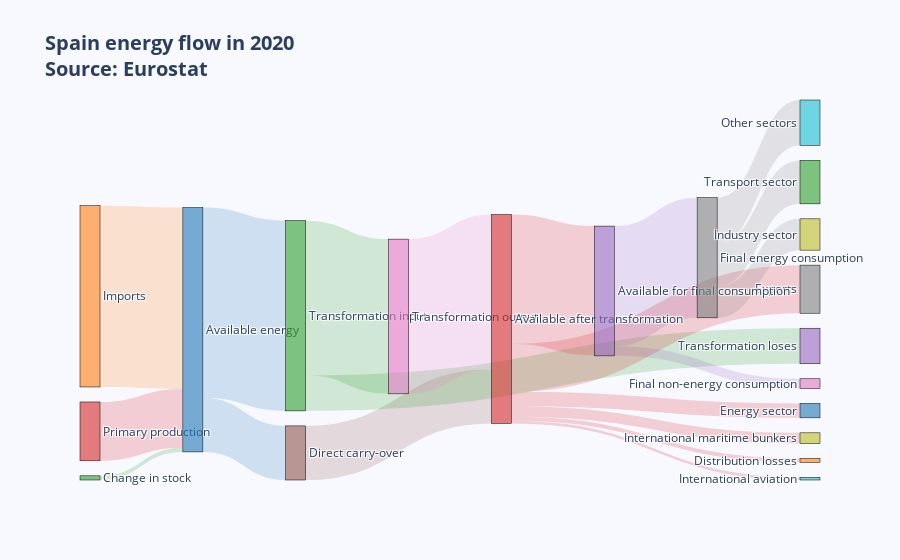

Source (notebook cell):
### Code cell
import pandas as pd
import plotly.graph_objects as go


df = pd.read_csv('Relaciones.csv', sep=';')
df_labels = pd.read_csv('Labels.csv', sep=';')

labels = []
source = []
destination = []
quantity = []
color_labels = []
for i, row in df.iterrows():    
    source.append(row['Index'])
    destination.append(row['Relation'])
    quantity.append(row['Value'])    
for i, row in df_labels.iterrows():
    labels.append(row['Name'])
    color_labels.append(row['Color'])
color_links = [color_labels[i].replace("0.6", "0.2") for i in source]
fig = go.Figure(data=[go.Sankey(
    valueformat = ".0f",
    valuesuffix = " Ktoe",
    node = dict(
        pad = 15,
        thickness = 20,
        line = dict(color = "black", width = 0.5),
        label = labels,
        color = color_labels
    ),
    link = dict(
        source = source,
        target = destination,
        color = color_links,
        value = quantity
  ))])

fig.update_layout(
    title = {'text': "<b>Spain energy flow in 2020<br>Source: <a href='https://ec.europa.eu/eurostat/web/energy/data/energy-balances'>Eurostat</a></b>",
             'font': {'size': 20}},
    plot_bgcolor='GhostWhite',
    paper_bgcolor='GhostWhite')
fig.show()
fig.write_html("index.html")

### Figure 1 — Plotly figure (JSON) as saved in the notebook; plotly's stock layout.template omitted (floating-point values rounded to 4 significant figures)
{"data": [{"link": {"color": [" rgba(214, 39, 40, 0.2)", " rgba(255, 127, 14, 0.2)", " rgba(44, 160, 44, 0.2)", "rgba(31, 119, 180, 0.2)", "rgba(31, 119, 180, 0.2)", " rgba(140, 86, 75, 0.2)", " rgba(44, 160, 44, 0.2)", " rgba(44, 160, 44, 0.2)", " rgba(227, 119, 194, 0.2)", " rgba(214, 39, 40, 0.2)", " rgba(214, 39, 40, 0.2)", " rgba(214, 39, 40, 0.2)", " rgba(214, 39, 40, 0.2)", " rgba(214, 39, 40, 0.2)", " rgba(148, 103, 189, 0.2)", " rgba(148, 103, 189, 0.2)", " rgba(148, 103, 189, 0.2)", " rgba(214, 39, 40, 0.2)", " rgba(127, 127, 127, 0.2)", " rgba(127, 127, 127, 0.2)", " rgba(127, 127, 127, 0.2)"], "source": [0, 1, 2, 3, 3, 5, 6, 6, 12, 13, 13, 13, 13, 13, 14, 14, 14, 13, 17, 17, 17], "target": [3, 3, 3, 5, 6, 13, 4, 12, 13, 8, 9, 10, 11, 14, 15, 16, 17, 7, 18, 32, 39], "value": [35423, 109174, 2522, 32575, 114545, 32575, 21405, 93140, 93140, 6378, 1576, 8683, 2381, 77750, -377, 5804, 72323, 28947, 18840, 26162, 27321]}, "node": {"color": [" rgba(214, 39, 40, 0.6)", " rgba(255, 127, 14, 0.6)", " rgba(44, 160, 44, 0.6)", "rgba(31, 119, 180, 0.6)", " rgba(148, 103, 189, 0.6)", " rgba(140, 86, 75, 0.6)", " rgba(44, 160, 44, 0.6)", " rgba(127, 127, 127, 0.6)", " rgba(188, 189, 34, 0.6)", " rgba(23, 190, 207, 0.6)", " rgba(31, 119, 180, 0.6)", " rgba(255, 127, 14, 0.6)", " rgba(227, 119, 194, 0.6)", " rgba(214, 39, 40, 0.6)", " rgba(148, 103, 189, 0.6)", " rgba(140, 86, 75, 0.6)", " rgba(227, 119, 194, 0.6)", " rgba(127, 127, 127, 0.6)", " rgba(188, 189, 34, 0.6)", " rgba(23, 190, 207, 0.6)", " rgba(31, 119, 180, 0.6)", " rgba(255, 127, 14, 0.6)", " rgba(44, 160, 44, 0.6)", " rgba(214, 39, 40, 0.6)", " rgba(148, 103, 189, 0.6)", " rgba(140, 86, 75, 0.6)", " rgba(227, 119, 194, 0.6)", " rgba(127, 127, 127, 0.6)", " rgba(188, 189, 34, 0.6)", " rgba(23, 190, 207, 0.6)", " rgba(31, 119, 180, 0.6)", " rgba(255, 127, 14, 0.6)", " rgba(44, 160, 44, 0.6)", " rgba(214, 39, 40, 0.6)", " rgba(148, 103, 189, 0.6)", " rgba(255,0,255, 0.6)", " rgba(227, 119, 194, 0.6)", " rgba(127, 127, 127, 0.6)", " rgba(188, 189, 34, 0.6)", " rgba(23, 190, 207, 0.6)", " rgba(31, 119, 180, 0.6)", " rgba(255, 127, 14, 0.6)", " rgba(44, 160, 44, 0.6)", " rgba(214, 39, 40, 0.6)", " rgba(148, 103, 189, 0.6)"], "label": ["Primary production", "Imports", "Change in stock", "Available energy", "Transformation loses", "Direct carry-over", "Transformation input", "Exports", "International maritime bunkers", "International aviation", "Energy sector", "Distribution losses", "Transformation output", "Available after transformation", "Available for final consumption", "Statistical differences", "Final non-energy consumption", "Final energy consumption", "Industry sector", "Iron & steel", "Chemical & petrochemical", "Non-ferrous metals", "Non-metallic minerals", "Transport equipment", "Machinery", "Mining & quarrying", "Food, beverages & tobacco", "Paper, pulp & printing", "Wood & wood products", "Construction", "Textile & leather", "Not elsewhere specified (industry)", "Transport sector", "Rail", "Road", "Domestic aviation", "Domestic navigation", "Pipeline transport", "Not elsewhere specified (transport)", "Other sectors", "Commercial & public services", "Households", "Agriculture & forestry", "Fishing", "Not elsewhere specified (other)"], "line": {"color": "black", "width": 0.5}, "pad": 15, "thickness": 20}, "type": "sankey", "valueformat": ".0f", "valuesuffix": " Ktoe"}], "layout": {"paper_bgcolor": "GhostWhite", "plot_bgcolor": "GhostWhite", "title": {"font": {"size": 20}, "text": "<b>Spain energy flow in 2020<br>Source: <a href='https://ec.europa.eu/eurostat/web/energy/data/energy-balances'>Eurostat</a></b>"}}}
